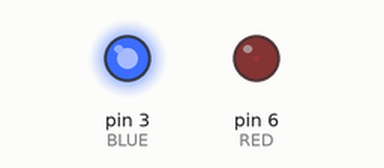
This sketch was run on a simulated Arduino Uno, built with avr-gcc and run on an emulated ATmega328P. On the bench: output pins drawn as LEDs (lit = HIGH).

Above: at 0.05 s.
At 2.25 s:
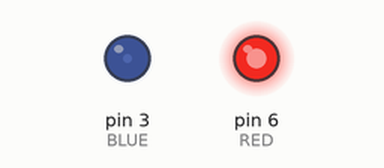
At 3.35 s:
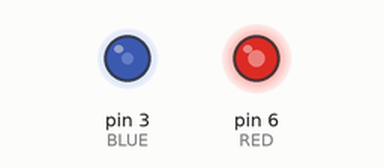
At 4.5 s:
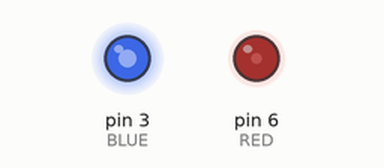
Timing chart, 0 to 6.6 s (numbered marks = the images above):
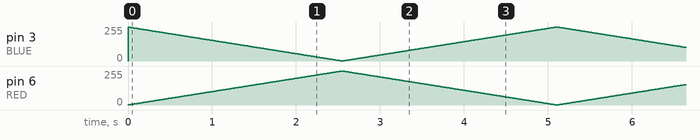

The sketch:

continuous.ino
```cpp
#define BLUE 3  // make sure whatever pins you use have pulse width modulation (PWM)
#define RED 6

void setup() {
  // put your setup code here, to run once:

  pinMode(BLUE, OUTPUT);
  pinMode(RED, OUTPUT);
  digitalWrite(RED, LOW);
  digitalWrite(BLUE, LOW);

}

// define variables
int redValue;
int greenValue;
int blueValue;


void loop() {
  // put your main code here, to run repeatedly:
  redValue = 0;
  blueValue = 255;
  for(int i = 0; i < 255; i += 1) // fades out blue bring red full when i=255
  {
    blueValue -= 1;
    redValue += 1;

    analogWrite(BLUE, blueValue);
    analogWrite(RED, redValue);
    delay(10);
  }

  redValue = 255;
  blueValue = 0;

  for(int i = 0; i < 255; i += 1) // fades out blue bring red full when i=255
  {
    blueValue += 1;
    redValue -= 1;

    analogWrite(BLUE, blueValue);
    analogWrite(RED, redValue);
    delay(10);
  }

}
```
